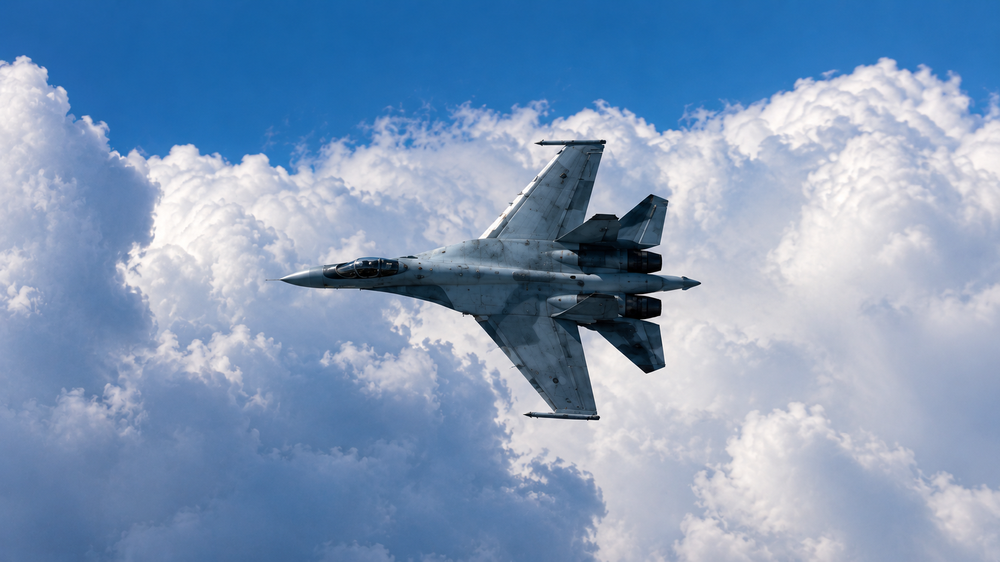
#> input picture Su_35S_ShortRange.png, 1000 x 562 px, shrunk from 1672 x 940 before the run
$ jupyter execute Image_Processing.ipynb
#> lines starting #> are read from the running program, lines starting #| are printed output that depends on the picture; after the words box and inside, x2 and y2 are one past the last pixel; in counts of white or black regions, pixels touching at a corner belong together
[cell 1]
## Image Processing

from scipy import ndimage
import numpy as np
import matplotlib.pyplot as plt

[cell 2]
# Création d'une image avec quelques artefacts
np.random.seed(0)
X = np.zeros((32, 32))
X[10:-10, 10:-10] = 1
X[np.random.randint(0,32,30),np.random.randint(0,32,30)] = 1 #ajout d'artefacts aléatoires
plt.imshow(X)
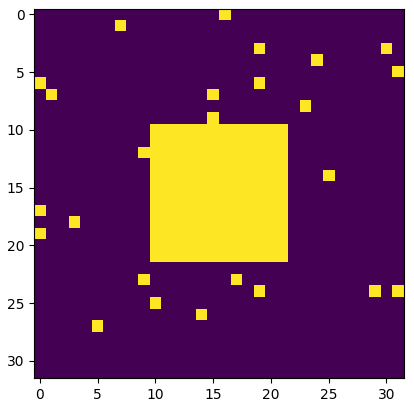
#> figure drawn by matplotlib, 1 panel

[cell 3]
# opération de binary_opening = érosion puis dilation
open_X = ndimage.binary_opening(X)
plt.imshow(open_X)
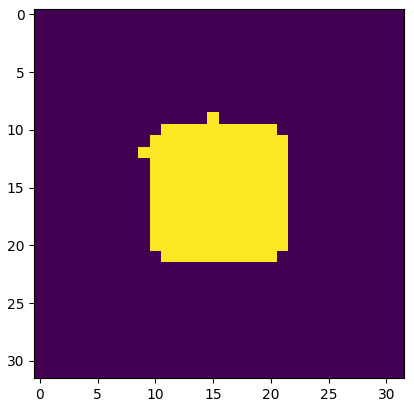
#> figure drawn by matplotlib, 1 panel

[cell 4]
# importer l'image avec pyplot
image = plt.imread('Su_35S_ShortRange.png')
#> image is the input picture: shape (562, 1000, 3) float32; mean R, G, B 0.504, 0.603, 0.73
image = image[:,:,0] # réduire l'image en 2D
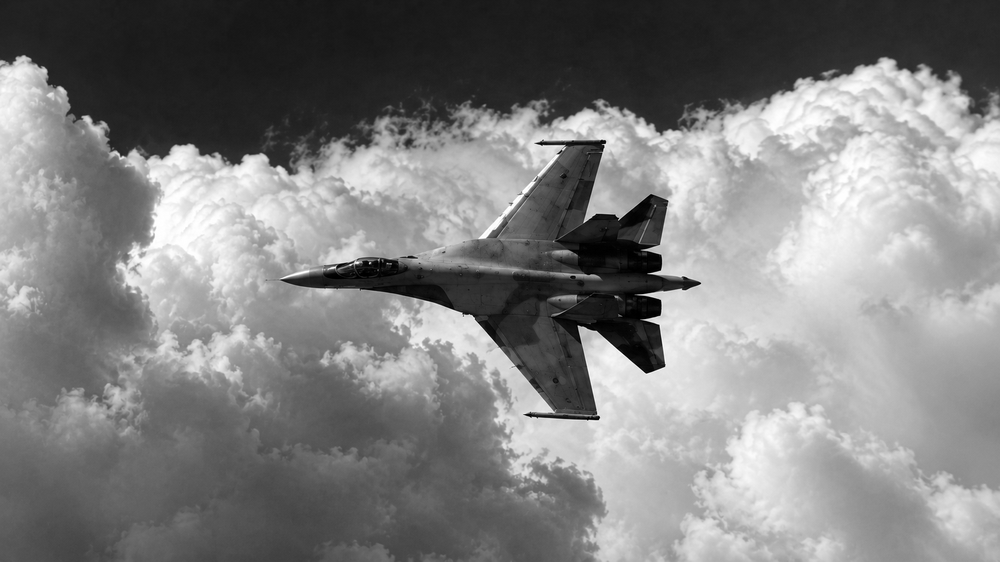
#> image: shape (562, 1000) float32; min 0, max 1, mean 0.504
plt.imshow(image, cmap='gray') # afficher l'image
image.shape
#> Out = (562, 1000)

[cell 5]
# Copie de l'image, puis création d'un histogramme
image_2 = np.copy(image)
plt.hist(image_2.ravel(), bins=255)
plt.show()
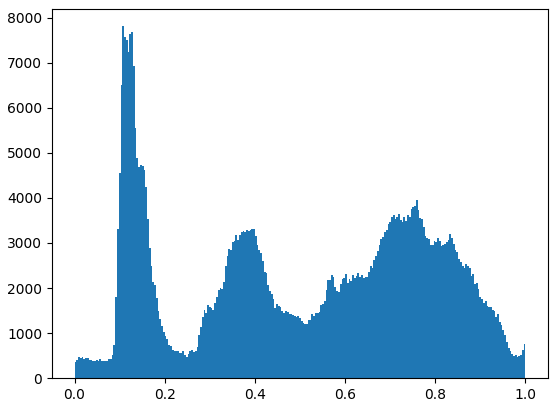
#> figure drawn by matplotlib, 1 panel; tallest bar 7809 high, from x = 0.106 to 0.11

[cell 6]
# boolean indexing: création d'une image binaire
image= image<0.8
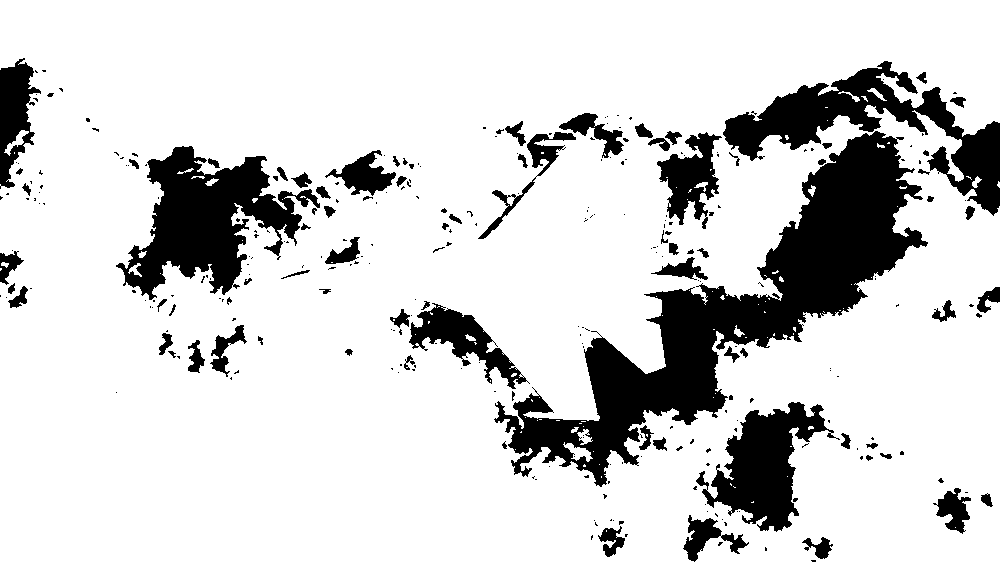
#> image: shape (562, 1000) bool; 82.9% white; 300 black regions (217 under 20 px), largest, box (x1, y1, x2, y2) and area: (494, 131, 928, 487) 37832, (116, 146, 320, 300) 13922, (723, 61, 1000, 216) 12421
plt.imshow(image)

[cell 7]
# morphologie utilisée pour enlever les artefacts
open_image = ndimage.binary_opening(image)
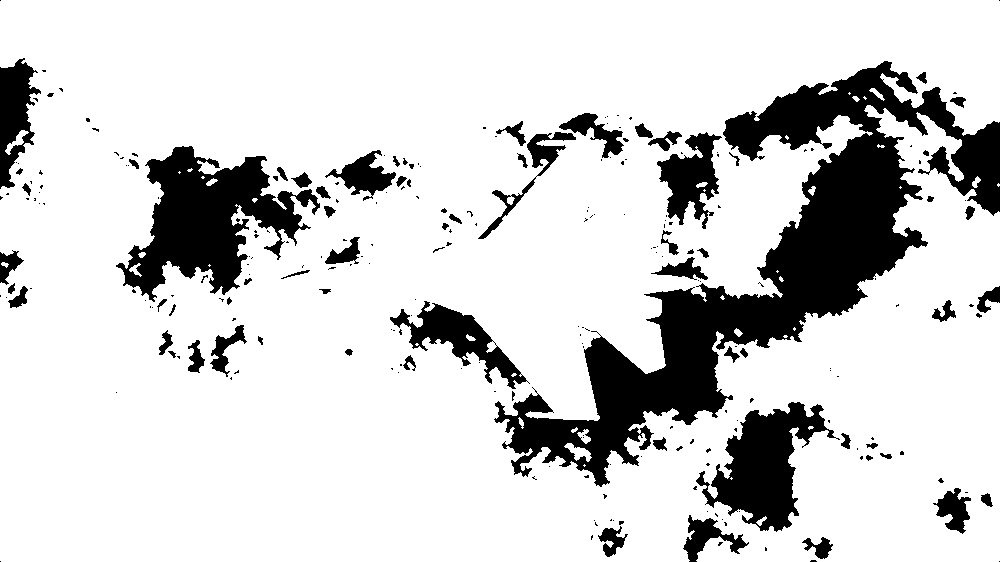
#> open_image: shape (562, 1000) bool; 82.7% white; 250 black regions (181 under 20 px), largest, box (x1, y1, x2, y2) and area: (494, 61, 1000, 487) 51226, (116, 146, 320, 302) 14281, (696, 402, 840, 532) 8172
plt.imshow(open_image)

[cell 8]
# Segmentation de l'image: label_image contient les différents labels et n_labels est le nombre de labels
label_image, n_labels = ndimage.label(open_image)
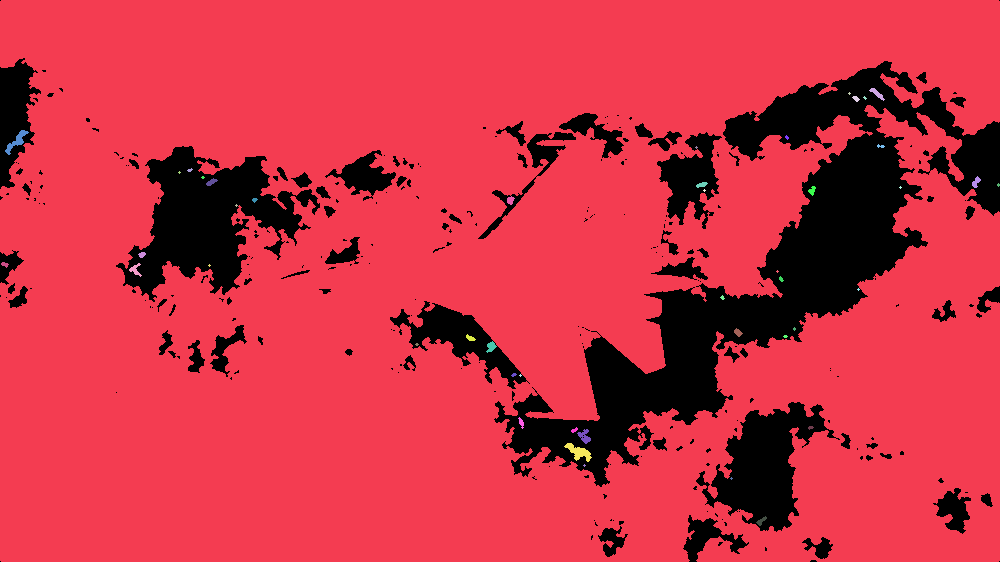
#> label_image: shape (562, 1000) int32; 47 distinct labels, from 0 to 46; one colour per label, 0 black
#> n_labels = 46
print(f'il y a {n_labels} groupes')
#| il y a 46 groupes

[cell 9]
# Visualisation de l'image étiquetée
plt.imshow(label_image)

[cell 10]
# Mesure de la taille de chaque groupes de label_images (fait la somme des pixels)
sizes = ndimage.sum(open_image, label_image, range(n_labels))
#> sizes = 46 values, max 463142 at index 1, min 0 at index 0, mean 10100

# Visualisation des résultats
plt.scatter(range(n_labels), sizes)
plt.xlabel('bactérie ID')
plt.ylabel('taille relative')
plt.show()
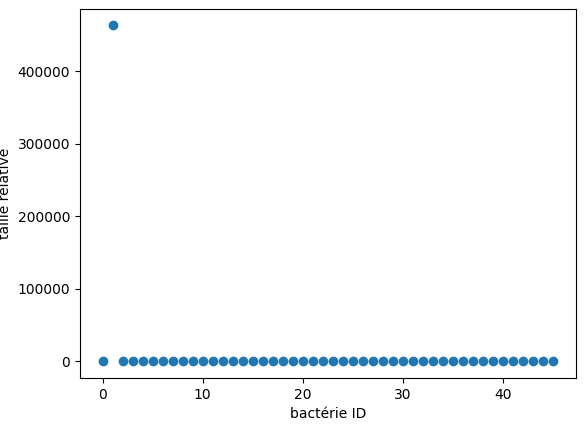
#> figure drawn by matplotlib, 1 panel

$ run again, with Su_35S_LongRange.png copied over Su_35S_ShortRange.png
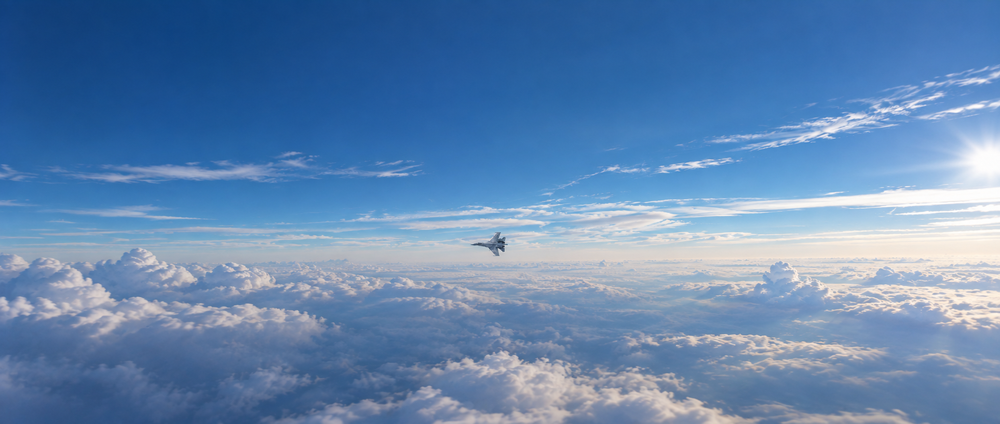
#> input picture Su_35S_LongRange.png, 1000 x 424 px, shrunk from 1926 x 816 before the run
#> image is the input picture: shape (424, 1000, 3) float32; mean R, G, B 0.387, 0.526, 0.691
#> open_image: shape (424, 1000) bool; 92.2% white; 291 black regions (235 under 20 px), largest, box (x1, y1, x2, y2) and area: (515, 139, 1000, 288) 23544, (815, 279, 1000, 329) 3439, (602, 211, 688, 236) 885
#> `label_image, n_labels = ndimage.label(open_image)`:
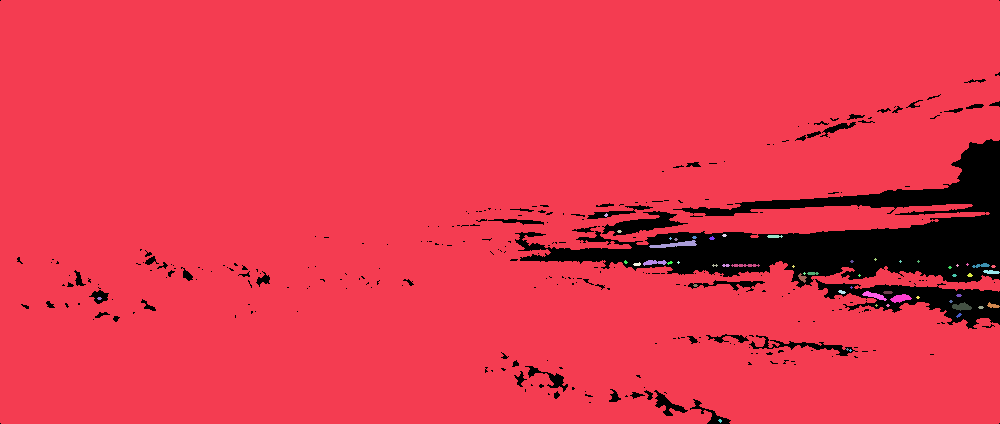
#> label_image: shape (424, 1000) int32; 55 distinct labels, from 0 to 54; one colour per label, 0 black
#> n_labels = 54
#| il y a 54 groupes
#> sizes = 54 values, max 389539 at index 1, min 0 at index 0, mean 7238.4
#> `plt.show()`:
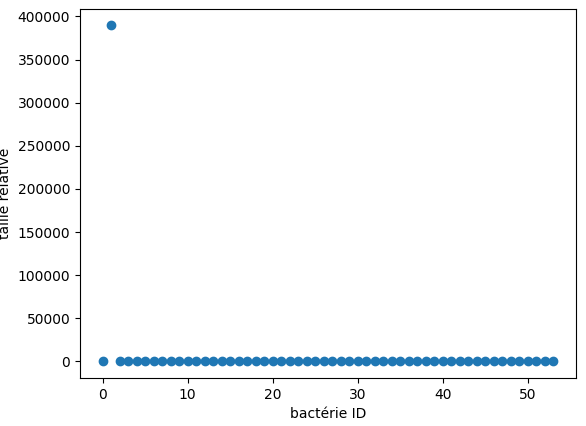
#> figure drawn by matplotlib, 1 panel
